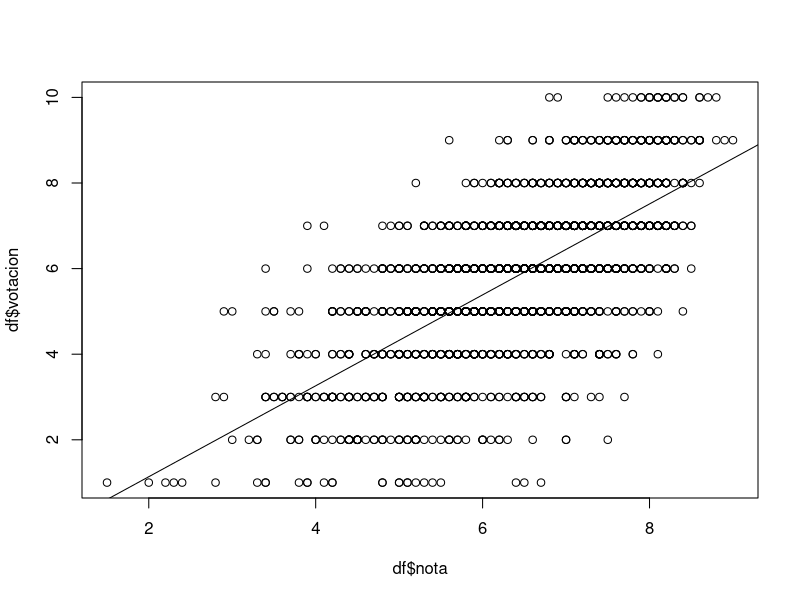
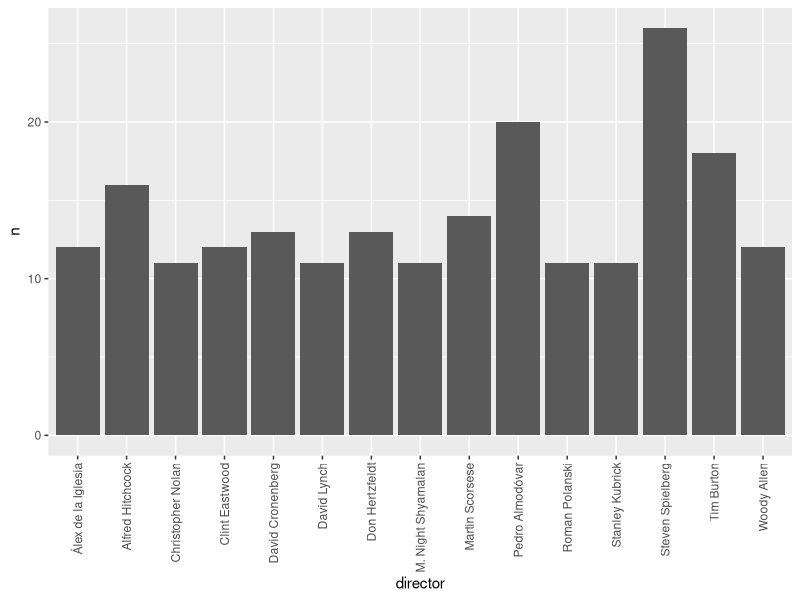
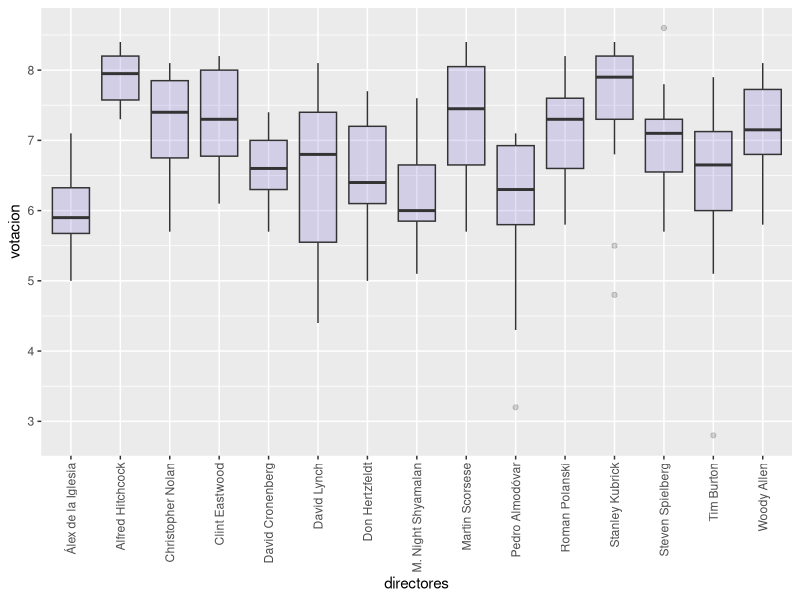

Write the R code that produced these figures, in order.
## ---- chunk 1
knitr::opts_chunk$set(echo = TRUE)
## ---- chunk 2
df <- read.csv("./puntuacionesFA.csv")
## ---- chunk 3
cor.test(df$votos, df$nota)
## ---- chunk 4
cor.test(df$votacion, df$nota)
## ---- chunk 5
plot(df$nota, df$votacion)
abline(lm(df$votacion~df$nota))
## ---- chunk 6
df <- read.csv("./directores_subset.csv")
## ---- chunk 7
n_votes <-as.data.frame(summary(as.factor(df$directores)))
colnames(n_votes) <- "n"
n_votes <- cbind(rownames(n_votes), n_votes)
colnames(n_votes) <- c("director", "n")
rownames(n_votes) <- 1:nrow(n_votes)

n_votes <- n_votes[which(n_votes$n > 10 & n_votes$director != "(Other)"),]
n_votes
## ---- chunk 8
library(ggplot2)
ggplot(n_votes[order(n_votes$n),], aes(x=director, y=n)) + 
  geom_bar(stat = "identity")+
  theme(axis.text.x=element_text(angle=90,hjust=1,vjust=0.5))
## ---- chunk 9
box <- df[which(df$directores %in% n_votes$director),]
ggplot(box, aes(x=directores, y=votacion)) + 
    geom_boxplot(fill="slateblue", alpha=0.2) +
    theme(axis.text.x=element_text(angle=90,hjust=1,vjust=0.5))
## ---- chunk 10
library(nortest)
lillie.test(df$votacion[df$directores == "Alfred Hitchcock"])
lillie.test(df$votacion[df$directores == "Stanley Kubrick"])
## ---- chunk 11
var.test(df$votacion[df$directores== "Alfred Hitchcock"], df$votacion[df$directores== "Stanley Kubrick"])
## ---- chunk 12
wilcox.test(df$votacion[df$directores== "Alfred Hitchcock"], df$votacion[df$directores== "Stanley Kubrick"])
## ---- chunk 13
lillie.test(box$votacion)
## ---- chunk 14
kruskal.test(box$votacion ~box$directores)
## ---- chunk 15
pairwise.wilcox.test(box$votacion,box$directores, p.adjust.method = "bonferroni")
